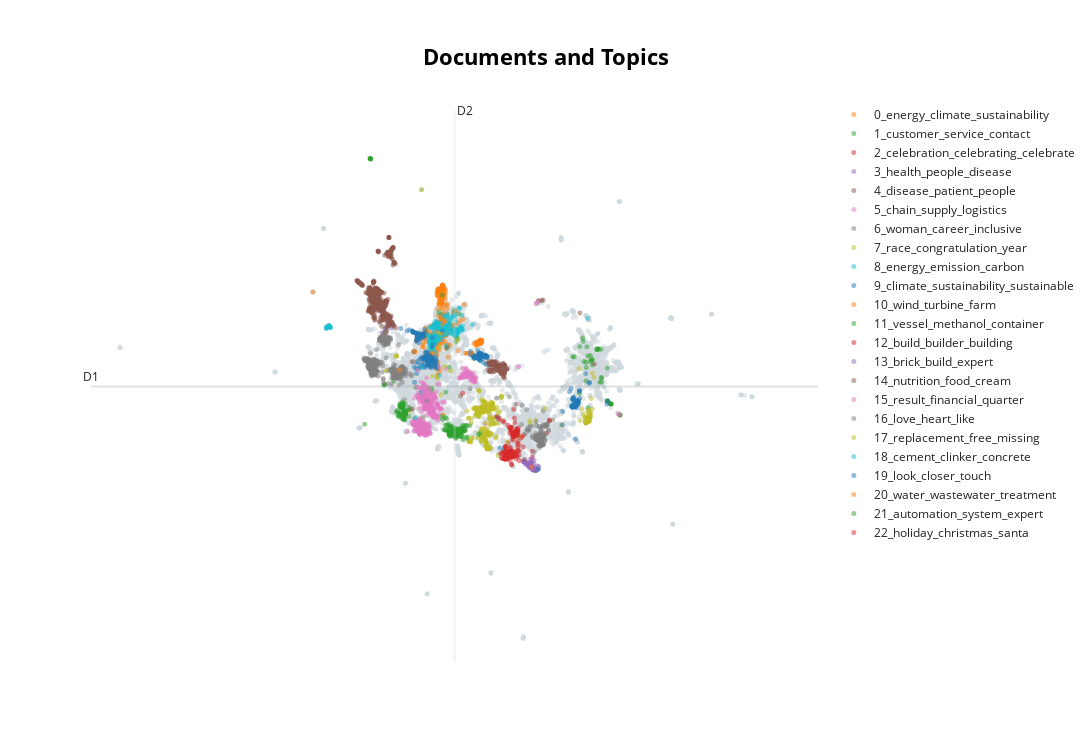

Notebook code for this chart:
### Code cell
model.visualize_documents(docs, hide_document_hover=True, hide_annotations=True)

### Figure 1 — Plotly figure (JSON) as saved in the notebook; plotly's stock layout.template omitted (floating-point values rounded to 4 significant figures; data arrays with more than 128 entries replaced by an {"elided": "..."} marker saying what was removed)
{"data": [{"hoverinfo": "text", "marker": {"color": "#CFD8DC", "opacity": 0.5, "size": 5}, "mode": "markers+text", "name": "other", "showlegend": false, "type": "scattergl", "x": {"elided": "5966 float values"}, "y": {"elided": "5966 float values"}}, {"hoverinfo": "text", "marker": {"opacity": 0.5, "size": 5}, "mode": "markers+text", "name": "0_energy_climate_sustainability", "text": {"elided": "269 str values"}, "textfont": {"size": 12}, "type": "scattergl", "x": {"elided": "269 float values"}, "y": {"elided": "269 float values"}}, {"hoverinfo": "text", "marker": {"opacity": 0.5, "size": 5}, "mode": "markers+text", "name": "1_customer_service_contact", "text": ["", "", "", "", "", "", "", "", "", "", "", "", "", "", "", "", "", "", "", "", "", "", "", "", "", "", "", "", "", "", "", "", "", "", "", "", "", "", "", "", "", "", "", "", "", "", "", "", "", "", "", "", "", "", "", "", "", "", "", "", "", "", "", "", "", "", "", "", "", "", "", "", "", "", "", "", "", "", "", "", "", "", "", "", "", "", "", "", "", "", "", "", "", "", "", "", "", "", "", "", "", ""], "textfont": {"size": 12}, "type": "scattergl", "x": [14.01, 2.623, 2.623, 2.624, 3.228, 11.92, 6.577, 11.86, 12.65, 14.02, 13.6, 3.258, 2.624, 13.44, 13.45, 13.59, 2.624, 4.697, 4.646, 12.31, 13.15, 2.624, 13.61, 13.18, 2.624, 13.61, 2.624, 12.38, 2.624, 6.213, 2.624, 6.518, 2.628, 13.17, 2.624, 12.48, 2.625, 12.99, 4.098, 12.96, 2.625, 3.283, 13.61, 12.72, 13.17, 2.624, 13.45, 13.61, 14.02, 13.61, 2.608, 12.46, 5.295, 14.02, 12.56, 6.575, 12.67, 14.02, 12.51, 13.61, 14.02, 2.354, 13.61, 13.45, 12.73, 13.46, 13.59, 5.252, 3.253, 12.76, 13.05, 2.591, 14.02, 5.272, 14.01, 13.61, 12.47, 3.681, 2.624, 2.624, 12.17, 12.98, 13.59, 5.43, 14.02, 2.622, 12.18, 2.621, 12.34, 13.45, 14.02, 5.02, 13.61, 2.623, 12.99, 13.45, 6.465, 2.623, 12.76, 5.435, 13.09, 13.59], "y": [2.993, 15.14, 15.14, 15.14, 4.404, 5.74, 6.653, 5.753, 5.531, 2.992, 3.521, 4.415, 15.14, 5.208, 3.654, 3.526, 15.14, 4.293, 2.814, 6.647, 6.12, 15.14, 3.514, 4.542, 15.14, 3.512, 15.14, 5.529, 15.14, 5.245, 15.14, 6.441, 15.14, 4.738, 15.14, 5.239, 15.14, 6.129, 5.227, 6.084, 15.14, 4.437, 3.517, 5.606, 4.767, 15.14, 3.654, 3.512, 2.985, 3.519, 15.16, 5.483, 4.066, 2.986, 5.791, 6.598, 5.809, 2.985, 6.219, 3.516, 2.983, 2.551, 3.517, 3.654, 5.576, 3.654, 3.525, 4.256, 4.417, 5.621, 6.102, 15.16, 2.984, 4.232, 2.992, 3.513, 4.608, 4.605, 15.14, 15.14, 4.011, 6.092, 3.524, 4.263, 2.986, 15.14, 6.229, 15.15, 6.484, 3.665, 2.985, 2.874, 3.51, 15.14, 6.109, 3.655, 6.757, 15.14, 5.361, 4.111, 4.545, 3.517]}, {"hoverinfo": "text", "marker": {"opacity": 0.5, "size": 5}, "mode": "markers+text", "name": "2_celebration_celebrating_celebrate", "text": ["", "", "", "", "", "", "", "", "", "", "", "", "", "", "", "", "", "", "", "", "", "", "", ""], "textfont": {"size": 12}, "type": "scattergl", "x": [2.413, 9.374, 9.217, 9.546, 2.414, 8.418, 8.371, 10.22, 2.497, 8.509, 8.483, 9.396, 10.27, 9.182, 9.117, 10.02, 8.67, 9.164, 9.188, 9.197, 8.421, 8.916, 6.83, 9.597], "y": [5.628, 2.032, 2.625, 1.962, 5.609, 2.906, 2.895, 1.826, 5.632, 2.837, 2.77, 1.571, 1.841, 2.067, 1.799, 1.271, 2.71, 3.258, 2.076, 2.844, 2.92, 1.663, 4.025, 1.468]}, {"hoverinfo": "text", "marker": {"opacity": 0.5, "size": 5}, "mode": "markers+text", "name": "3_health_people_disease", "text": ["", "", "", "", "", "", "", "", "", "", "", "", "", "", "", "", "", "", "", ""], "textfont": {"size": 12}, "type": "scattergl", "x": [3.52, 3.344, 2.944, 3.601, 8.479, 3.075, 8.105, 3.407, 8.148, 2.105, 3.058, 3.064, 3.467, 3.16, 3.29, 3.313, 3.408, 3.166, 3.304, 3.098], "y": [7.343, 7.652, 8.889, 7.135, 5.33, 8.105, 5.468, 7.478, 5.391, 9.265, 6.562, 6.599, 7.232, 8.13, 7.075, 7.12, 7.39, 6.881, 6.964, 7.88]}, {"hoverinfo": "text", "marker": {"opacity": 0.5, "size": 5}, "mode": "markers+text", "name": "4_disease_patient_people", "text": {"elided": "628 str values"}, "textfont": {"size": 12}, "type": "scattergl", "x": {"elided": "628 float values"}, "y": {"elided": "628 float values"}}, {"hoverinfo": "text", "marker": {"opacity": 0.5, "size": 5}, "mode": "markers+text", "name": "5_chain_supply_logistics", "text": {"elided": "576 str values"}, "textfont": {"size": 12}, "type": "scattergl", "x": {"elided": "576 float values"}, "y": {"elided": "576 float values"}}, {"hoverinfo": "text", "marker": {"opacity": 0.5, "size": 5}, "mode": "markers+text", "name": "6_woman_career_inclusive", "text": {"elided": "446 str values"}, "textfont": {"size": 12}, "type": "scattergl", "x": {"elided": "446 float values"}, "y": {"elided": "446 float values"}}, {"hoverinfo": "text", "marker": {"opacity": 0.5, "size": 5}, "mode": "markers+text", "name": "7_race_congratulation_year", "text": {"elided": "312 str values"}, "textfont": {"size": 12}, "type": "scattergl", "x": {"elided": "312 float values"}, "y": {"elided": "312 float values"}}, {"hoverinfo": "text", "marker": {"opacity": 0.5, "size": 5}, "mode": "markers+text", "name": "8_energy_emission_carbon", "text": {"elided": "236 str values"}, "textfont": {"size": 12}, "type": "scattergl", "x": {"elided": "236 float values"}, "y": {"elided": "236 float values"}}, {"hoverinfo": "text", "marker": {"opacity": 0.5, "size": 5}, "mode": "markers+text", "name": "9_climate_sustainability_sustainable", "text": {"elided": "226 str values"}, "textfont": {"size": 12}, "type": "scattergl", "x": {"elided": "226 float values"}, "y": {"elided": "226 float values"}}, {"hoverinfo": "text", "marker": {"opacity": 0.5, "size": 5}, "mode": "markers+text", "name": "10_wind_turbine_farm", "text": {"elided": "199 str values"}, "textfont": {"size": 12}, "type": "scattergl", "x": {"elided": "199 float values"}, "y": {"elided": "199 float values"}}, {"hoverinfo": "text", "marker": {"opacity": 0.5, "size": 5}, "mode": "markers+text", "name": "11_vessel_methanol_container", "text": {"elided": "187 str values"}, "textfont": {"size": 12}, "type": "scattergl", "x": {"elided": "187 float values"}, "y": {"elided": "187 float values"}}, {"hoverinfo": "text", "marker": {"opacity": 0.5, "size": 5}, "mode": "markers+text", "name": "12_build_builder_building", "text": {"elided": "163 str values"}, "textfont": {"size": 12}, "type": "scattergl", "x": {"elided": "163 float values"}, "y": {"elided": "163 float values"}}, {"hoverinfo": "text", "marker": {"opacity": 0.5, "size": 5}, "mode": "markers+text", "name": "13_brick_build_expert", "text": {"elided": "144 str values"}, "textfont": {"size": 12}, "type": "scattergl", "x": {"elided": "144 float values"}, "y": {"elided": "144 float values"}}, {"hoverinfo": "text", "marker": {"opacity": 0.5, "size": 5}, "mode": "markers+text", "name": "14_nutrition_food_cream", "text": {"elided": "136 str values"}, "textfont": {"size": 12}, "type": "scattergl", "x": {"elided": "136 float values"}, "y": {"elided": "136 float values"}}, {"hoverinfo": "text", "marker": {"opacity": 0.5, "size": 5}, "mode": "markers+text", "name": "15_result_financial_quarter", "text": ["", "", "", "", "", "", "", "", "", "", "", "", "", "", "", "", "", "", "", "", "", "", "", "", "", "", "", "", "", "", "", "", "", "", "", "", "", "", "", "", "", "", "", "", "", "", "", "", "", "", "", "", "", "", "", "", "", "", "", "", "", "", "", "", "", "", "", "", "", "", "", "", "", "", "", "", "", "", "", "", "", "", "", "", "", "", "", "", "", "", "", "", "", "", "", "", "", "", "", "", "", "", "", "", "", "", "", "", "", "", "", ""], "textfont": {"size": 12}, "type": "scattergl", "x": [6.76, 7.138, 6.845, 7.038, 4.789, 7.15, 7.326, 7.152, 6.949, 5.052, 7.322, 6.991, 5.768, 7.218, 6.991, 7.245, 7.013, 6.963, 7.298, 7.182, 7.038, 7.034, 7.212, 7.013, 7.106, 7.164, 7.224, 7.198, 5.061, 7.17, 7.177, 7.048, 7.137, 7.168, 7.152, 7.132, 6.702, 7.0, 7.109, 6.89, 7.158, 6.797, 6.992, 7.073, 6.874, 7.077, 7.411, 7.331, 7.126, 7.146, 6.975, 7.068, 7.079, 7.205, 7.313, 7.278, 7.174, 6.772, 7.078, 5.087, 6.825, 7.376, 7.03, 7.08, 7.087, 6.821, 7.085, 6.914, 7.083, 6.71, 5.226, 7.159, 7.136, 7.063, 7.227, 7.379, 7.438, 7.128, 7.256, 7.075, 7.165, 7.099, 7.402, 6.822, 5.022, 7.155, 7.128, 6.817, 6.989, 7.029, 6.79, 6.964, 7.024, 7.11, 7.185, 7.048, 7.054, 7.222, 7.376, 7.073, 7.242, 6.903, 6.972, 6.997, 7.214, 7.336, 7.051, 6.718, 7.07, 5.04, 7.094, 7.372], "y": [4.764, 4.851, 4.8, 4.902, 5.11, 4.933, 4.625, 4.925, 4.966, 4.464, 4.605, 4.825, 5.274, 4.783, 4.807, 4.892, 5.155, 4.861, 4.704, 4.821, 4.922, 4.896, 4.841, 4.881, 4.876, 4.93, 4.715, 4.92, 4.373, 4.935, 4.893, 5.002, 4.871, 4.934, 4.916, 4.937, 4.742, 5.023, 4.898, 4.801, 4.931, 4.766, 4.816, 4.945, 4.785, 4.963, 4.564, 4.545, 4.873, 4.948, 5.215, 4.903, 4.934, 4.652, 4.956, 4.753, 4.893, 4.751, 4.981, 4.443, 5.196, 4.58, 5.012, 4.97, 4.953, 4.863, 4.814, 4.839, 4.891, 4.765, 4.326, 4.865, 4.956, 4.947, 4.654, 4.76, 4.725, 4.962, 4.828, 4.94, 5.034, 4.883, 4.779, 4.812, 4.024, 4.891, 4.827, 4.802, 4.874, 4.877, 4.914, 4.987, 5.002, 4.796, 4.969, 4.991, 4.979, 4.906, 4.595, 4.917, 4.871, 4.979, 4.865, 4.998, 4.766, 4.679, 5.044, 4.758, 4.945, 4.483, 4.997, 4.62]}, {"hoverinfo": "text", "marker": {"opacity": 0.5, "size": 5}, "mode": "markers+text", "name": "16_love_heart_like", "text": ["", "", "", "", "", "", "", "", "", "", "", "", "", "", "", "", "", "", "", "", "", "", "", "", "", "", "", "", "", "", "", "", "", "", "", "", "", "", "", "", "", "", "", "", "", "", "", "", "", "", "", "", "", "", "", "", "", "", "", "", "", "", "", "", "", "", "", "", "", "", "", "", "", "", "", "", "", "", "", "", "", "", "", "", "", "", "", "", "", "", "", "", "", "", "", "", "", "", "", "", "", "", ""], "textfont": {"size": 12}, "type": "scattergl", "x": [10.53, 10.74, 10.37, 10.15, 10.49, 10.53, 9.842, 10.28, 10.34, 10.51, 10.38, 10.23, 10.34, 10.03, 10.39, 10.48, 10.39, 10.34, 9.795, 10.29, 10.38, 10.37, 10.3, 10.69, 10.32, 10.47, 10.21, 10.45, 10.41, 10.24, 10.5, 10.17, 10.19, 10.54, 10.5, 10.28, 9.768, 10.68, 10.61, 10.76, 10.51, 10.53, 10.11, 10.65, 10.39, 10.43, 10.34, 10.35, 10.38, 10.01, 8.966, 10.4, 10.32, 10.42, 10.26, 10.2, 10.45, 10.51, 10.39, 10.4, 10.25, 10.51, 10.49, 10.7, 10.5, 10.59, 10.52, 10.57, 9.526, 10.36, 10.28, 10.38, 10.24, 9.864, 10.2, 10.54, 10.21, 10.52, 10.95, 9.696, 10.18, 10.17, 9.982, 10.6, 10.36, 10.47, 9.859, 10.2, 9.3, 10.27, 10.62, 10.43, 10.44, 10.17, 10.18, 9.923, 10.44, 10.32, 10.55, 10.8, 10.68, 7.179, 10.14], "y": [1.934, 2.244, 2.012, 1.904, 2.046, 1.995, 2.4, 1.776, 1.854, 1.574, 1.523, 1.819, 2.128, 2.009, 1.831, 1.575, 1.532, 1.495, 2.275, 2.041, 2.077, 1.732, 1.547, 2.49, 2.455, 2.062, 1.99, 1.545, 2.106, 1.875, 1.643, 2.115, 1.897, 2.005, 2.152, 1.804, 2.282, 2.556, 1.799, 2.254, 2.374, 2.024, 1.221, 2.536, 1.875, 1.788, 1.532, 1.535, 2.368, 1.918, 3.851, 2.296, 1.999, 1.797, 1.788, 2.488, 1.801, 2.518, 1.788, 1.787, 1.784, 1.573, 1.907, 2.521, 3.177, 1.77, 1.899, 2.506, 2.534, 1.698, 1.77, 1.786, 1.864, 2.246, 1.868, 1.607, 1.97, 2.021, 2.75, 2.1, 1.995, 1.909, 2.461, 2.09, 1.733, 2.449, 2.278, 2.01, 2.324, 2.021, 2.445, 1.745, 1.753, 1.874, 2.677, 2.478, 2.146, 2.029, 1.966, 2.695, 2.466, 4.238, 1.848]}, {"hoverinfo": "text", "marker": {"opacity": 0.5, "size": 5}, "mode": "markers+text", "name": "17_replacement_free_missing", "text": ["", "", "", "", "", "", "", "", "", "", "", "", "", "", "", "", "", "", "", "", "", "", "", "", "", "", "", "", "", "", "", "", "", "", "", "", "", "", "", "", "", "", "", "", "", "", "", "", "", "", "", "", "", "", "", "", "", "", "", "", "", "", "", "", "", "", "", "", "", "", "", "", "", "", "", "", "", "", "", "", "", "", "", "", "", "", "", "", "", "", "", "", "", "", "", "", "", "", "", "", "", ""], "textfont": {"size": 12}, "type": "scattergl", "x": [12.76, 12.44, 12.54, 12.57, 12.63, 12.58, 12.56, 12.6, 12.61, 12.41, 12.58, 12.57, 12.19, 12.34, 12.6, 12.63, 12.58, 12.47, 12.64, 12.66, 12.58, 12.59, 12.58, 12.58, 12.6, 12.27, 12.67, 12.47, 12.58, 10.59, 12.56, 12.58, 12.6, 12.65, 12.58, 12.57, 12.67, 12.65, 12.54, 12.62, 12.53, 12.62, 12.65, 12.65, 12.54, 12.7, 12.59, 12.59, 12.6, 12.62, 12.65, 12.56, 12.57, 12.63, 12.57, 12.55, 12.64, 12.64, 12.65, 12.55, 9.92, 12.61, 12.59, 12.55, 12.64, 12.6, 12.6, 12.66, 12.6, 12.56, 12.63, 12.41, 12.55, 12.53, 12.57, 12.59, 12.62, 12.51, 12.52, 12.57, 12.57, 12.54, 12.61, 12.43, 12.58, 12.57, 12.48, 12.48, 12.64, 12.59, 12.64, 12.47, 12.61, 12.59, 12.54, 12.61, 12.61, 12.56, 12.62, 12.64, 12.58, 12.57], "y": [3.274, 2.67, 2.701, 2.84, 2.891, 2.764, 3.078, 2.743, 2.688, 2.866, 2.721, 2.746, 2.718, 3.025, 3.183, 2.967, 2.755, 2.604, 2.894, 2.984, 2.749, 2.707, 2.728, 2.701, 2.847, 3.284, 2.932, 2.644, 2.757, 3.304, 2.806, 2.736, 2.797, 2.954, 2.714, 2.722, 3.1, 2.902, 2.687, 2.864, 2.851, 2.763, 2.927, 2.996, 2.688, 3.769, 2.706, 2.766, 2.688, 2.873, 2.944, 2.705, 2.794, 2.85, 2.752, 2.85, 2.906, 2.943, 2.857, 2.709, 2.627, 3.12, 2.747, 2.71, 2.88, 2.782, 2.738, 2.872, 2.768, 2.706, 2.896, 2.909, 2.757, 2.731, 2.833, 2.764, 2.864, 2.648, 2.653, 2.729, 2.761, 2.691, 2.86, 2.712, 2.798, 2.696, 2.611, 2.62, 2.923, 2.812, 2.907, 2.894, 2.828, 2.695, 2.8, 2.688, 2.821, 2.813, 2.727, 2.916, 2.742, 3.203]}, {"hoverinfo": "text", "marker": {"opacity": 0.5, "size": 5}, "mode": "markers+text", "name": "18_cement_clinker_concrete", "text": ["", "", "", "", "", "", "", "", "", "", "", "", "", "", "", "", "", "", "", "", "", "", "", "", "", "", "", "", "", "", "", "", "", "", "", "", "", "", "", "", "", "", "", "", "", "", "", "", "", "", "", "", "", "", "", "", "", "", "", "", "", "", "", "", "", "", "", "", "", "", "", "", "", "", "", "", ""], "textfont": {"size": 12}, "type": "scattergl", "x": [5.782, 0.6055, 0.7001, 0.7462, 0.7065, 0.7519, 0.7771, 0.7104, 0.7055, 4.953, 0.8073, 0.7102, 0.6821, 0.641, 0.7045, 0.6299, 0.7121, 0.7105, 0.7039, 0.6271, 0.7573, 0.7349, 0.7177, 0.6883, 0.7363, 0.7106, 0.7129, 0.6835, 0.6993, 0.7145, 0.5988, 0.7, 0.7235, 0.7056, 0.7148, 0.7499, 0.7383, 0.6938, 0.7205, 0.6529, 0.7037, 0.7368, 0.641, 0.7188, 0.6405, 0.7233, 0.7065, 0.6619, 0.7291, 0.7395, 12.54, 0.6393, 0.7132, 0.6451, 0.7082, 0.7081, 0.7122, 0.6308, 0.7072, 0.6749, 0.6977, 0.7069, 0.6689, 0.712, 0.6939, 0.7019, 0.7108, 0.7258, 0.7231, 0.6112, 0.6332, 0.7104, 0.7065, 0.7086, 0.7395, 0.7259, 0.7144], "y": [4.88, 7.122, 7.187, 7.153, 7.19, 7.179, 7.136, 7.194, 7.191, 5.236, 7.142, 7.189, 7.18, 7.155, 7.196, 7.15, 7.194, 7.195, 7.191, 7.148, 7.176, 7.217, 7.218, 7.169, 7.184, 7.196, 7.187, 7.179, 7.188, 7.195, 7.081, 7.18, 7.218, 7.185, 7.147, 7.183, 7.185, 7.19, 7.19, 7.165, 7.186, 7.2, 7.159, 7.19, 7.157, 7.193, 7.197, 7.177, 7.217, 7.222, 7.569, 7.157, 7.171, 7.157, 7.197, 7.197, 7.197, 7.139, 7.191, 7.187, 7.194, 7.2, 7.163, 7.197, 7.194, 7.204, 7.193, 7.222, 7.224, 7.166, 7.161, 7.203, 7.201, 7.196, 7.196, 7.222, 7.191]}, {"hoverinfo": "text", "marker": {"opacity": 0.5, "size": 5}, "mode": "markers+text", "name": "19_look_closer_touch", "text": ["", "", "", "", "", "", "", "", "", "", "", "", "", "", "", "", "", "", "", "", "", "", "", "", "", "", "", "", "", "", "", "", "", "", "", "", "", "", "", "", "", "", "", "", "", "", "", "", "", "", "", "", "", "", "", "", "", "", "", "", "", "", "", "", "", "", "", "", "", "", "", "", "", "", "", ""], "textfont": {"size": 12}, "type": "scattergl", "x": [11.92, 11.96, 11.89, 12.03, 11.85, 12.13, 10.29, 12.19, 12.19, 11.91, 12.0, 12.16, 12.07, 11.92, 11.92, 12.63, 11.98, 11.84, 11.8, 12.02, 11.94, 11.91, 12.13, 11.97, 11.96, 11.96, 11.85, 12.03, 11.98, 13.43, 11.98, 12.07, 11.87, 11.79, 11.99, 11.39, 12.08, 8.536, 11.85, 11.91, 11.83, 11.91, 12.09, 11.89, 12.06, 12.08, 12.02, 11.89, 12.45, 12.03, 11.82, 12.61, 12.08, 12.06, 12.09, 11.93, 11.89, 11.84, 12.08, 12.16, 12.03, 11.87, 12.11, 12.02, 11.71, 11.86, 12.12, 11.93, 11.87, 11.84, 11.4, 11.88, 11.84, 12.1, 11.98, 11.97], "y": [3.711, 3.658, 3.839, 3.489, 3.432, 3.631, 0.4123, 4.142, 3.772, 3.466, 1.85, 4.138, 3.531, 3.412, 3.462, 4.526, 3.384, 3.384, 3.413, 3.48, 3.476, 3.804, 3.623, 3.478, 3.467, 3.391, 3.354, 3.496, 3.481, 3.505, 3.356, 3.531, 3.413, 4.251, 3.525, 2.52, 3.678, 1.421, 3.375, 3.529, 3.404, 3.444, 3.591, 3.375, 3.509, 3.568, 3.559, 3.469, 4.955, 3.349, 3.385, 4.506, 3.447, 3.504, 3.672, 3.418, 3.426, 3.356, 3.567, 4.103, 3.65, 3.454, 3.519, 3.603, 4.1, 3.722, 3.676, 3.48, 3.773, 3.748, 3.163, 3.399, 3.363, 3.533, 3.382, 3.495]}, {"hoverinfo": "text", "marker": {"opacity": 0.5, "size": 5}, "mode": "markers+text", "name": "20_water_wastewater_treatment", "text": ["", "", "", "", "", "", "", "", "", "", "", "", "", "", "", "", "", "", "", "", "", "", "", "", "", "", "", "", "", "", "", "", "", "", "", "", "", "", "", "", "", "", "", "", "", "", "", "", "", "", "", "", "", "", "", "", "", "", "", "", "", "", "", "", "", "", ""], "textfont": {"size": 12}, "type": "scattergl", "x": [7.659, 7.642, 7.612, 7.705, 7.602, 7.668, 7.704, 7.668, 7.617, 7.624, 7.685, 7.64, 7.646, 7.508, 7.628, 7.683, 7.586, 7.659, 7.591, 7.664, 7.584, 7.627, 7.673, 7.527, 7.614, 7.472, 7.693, 7.614, 7.6, 7.613, 7.493, 7.646, 7.265, 7.534, 7.479, 7.654, 7.668, 7.645, 7.584, 7.654, 7.417, 7.538, 7.521, 7.647, 7.628, 7.641, 7.696, 7.693, 7.645, 7.711, 7.663, -0.01413, 7.492, 9.987, 7.498, 7.349, 7.684, 7.639, 7.661, 7.675, 7.668, 7.626, 7.455, 7.483, 7.589, 7.662, 7.637], "y": [6.503, 6.537, 6.444, 6.423, 6.496, 6.488, 6.539, 6.504, 6.457, 6.48, 6.469, 6.483, 6.507, 6.355, 6.48, 6.516, 6.455, 6.493, 6.527, 6.513, 6.421, 6.464, 6.515, 6.35, 6.457, 6.335, 6.434, 6.476, 6.406, 6.483, 6.373, 6.484, 5.926, 6.43, 6.425, 6.374, 6.5, 6.458, 6.432, 6.387, 6.439, 6.408, 6.416, 6.465, 6.499, 6.471, 6.45, 6.447, 6.554, 6.504, 6.506, 8.82, 6.417, 0.523, 6.443, 6.359, 6.459, 6.51, 6.512, 6.483, 6.499, 6.503, 6.275, 6.406, 6.461, 6.5, 6.505]}, {"hoverinfo": "text", "marker": {"opacity": 0.5, "size": 5}, "mode": "markers+text", "name": "21_automation_system_expert", "text": ["", "", "", "", "", "", "", "", "", "", "", "", "", "", "", "", "", "", "", "", "", "", "", "", "", "", "", "", "", "", "", "", "", "", "", "", "", "", "", "", "", "", "", "", "", "", "", "", "", "", "", "", "", "", "", "", "", "", "", "", "", "", "", "", "", ""], "textfont": {"size": 12}, "type": "scattergl", "x": [4.374, 3.865, 4.016, 4.232, 4.097, 4.231, 3.849, 3.794, 4.353, 4.006, 4.068, 4.21, 4.033, 4.027, 4.125, 4.023, 4.063, 4.045, 4.024, 4.007, 4.123, 4.209, 4.161, 4.099, 4.001, 4.013, 4.223, 4.127, 4.116, 4.137, 4.203, 4.004, 4.083, 4.166, 4.078, 3.982, 4.152, 4.069, 3.973, 4.117, 3.966, 4.173, 3.955, 4.215, 4.373, 4.087, 4.032, 3.953, 4.271, 4.04, 4.201, 3.894, 4.131, 4.098, 4.01, 4.188, 3.947, 4.065, 4.099, 3.976, 4.087, 4.014, 3.994, 4.025, 3.888, 3.919], "y": [3.356, 3.147, 3.411, 3.026, 3.382, 3.023, 3.202, 3.141, 3.232, 2.974, 3.403, 3.099, 3.383, 3.429, 2.826, 3.328, 3.269, 3.04, 3.384, 3.477, 3.141, 3.189, 2.945, 3.344, 3.411, 3.386, 3.138, 3.521, 2.815, 3.187, 2.888, 3.436, 2.872, 2.774, 3.602, 3.468, 3.082, 3.362, 3.495, 3.447, 3.41, 3.129, 3.391, 3.526, 2.923, 2.863, 3.484, 2.886, 3.2, 3.391, 2.75, 2.936, 3.397, 2.783, 3.438, 3.044, 3.066, 3.42, 2.96, 3.436, 3.541, 3.398, 3.445, 3.392, 2.961, 3.069]}, {"hoverinfo": "text", "marker": {"opacity": 0.5, "size": 5}, "mode": "markers+text", "name": "22_holiday_christmas_santa", "text": ["", "", "", "", "", "", "", "", "", "", "", "", "", "", "", "", "", "", "", "", "", "", "", "", "", "", "", "", "", "", "", "", "", "", "", "", "", "", "", "", "", "", "", "", "", "", "", "", "", "", "", "", "", "", "", ""], "textfont": {"size": 12}, "type": "scattergl", "x": [8.895, 9.271, 9.173, 9.203, 9.191, 9.148, 9.279, 9.237, 8.971, 9.207, 9.023, 9.191, 9.502, 9.245, 9.12, 9.082, 9.355, 9.231, 9.323, 9.065, 9.175, 9.236, 9.022, 10.8, 9.133, 9.06, 9.002, 9.136, 9.15, 9.136, 9.131, 9.186, 9.331, 9.329, 9.155, 9.124, 9.377, 9.323, 9.345, 9.284, 9.126, 9.14, 9.121, 9.151, 9.344, 9.363, 9.296, 9.003, 9.215, 9.076, 9.158, 9.226, 9.14, 8.712, 9.091, 9.139], "y": [2.504, 2.119, 2.034, 2.075, 2.032, 2.064, 2.218, 2.191, 2.38, 2.031, 2.295, 2.118, 1.897, 1.958, 2.155, 2.181, 2.042, 2.169, 2.054, 2.216, 2.128, 2.185, 2.355, 2.749, 2.079, 2.418, 2.367, 1.957, 2.091, 2.066, 1.869, 2.177, 2.202, 2.253, 2.065, 2.04, 2.376, 2.306, 2.217, 2.335, 2.048, 2.076, 2.089, 1.99, 2.288, 2.195, 2.003, 2.143, 2.076, 2.41, 2.08, 2.003, 2.104, 2.656, 2.068, 2.072]}], "layout": {"annotations": [{"showarrow": false, "text": "D1", "x": -10.15, "y": 4.341, "yshift": 10}, {"showarrow": false, "text": "D2", "x": 6.462, "xshift": 10, "y": 17.43}], "height": 750, "shapes": [{"line": {"color": "#CFD8DC", "width": 2}, "type": "line", "x0": 6.462, "x1": 6.462, "y0": -8.75, "y1": 17.43}, {"line": {"color": "#9E9E9E", "width": 2}, "type": "line", "x0": -10.15, "x1": 23.07, "y0": 4.341, "y1": 4.341}], "title": {"font": {"color": "Black", "size": 22}, "text": "<b>Documents and Topics</b>", "x": 0.5, "xanchor": "center", "yanchor": "top"}, "width": 1200, "xaxis": {"visible": false}, "yaxis": {"visible": false}}}
